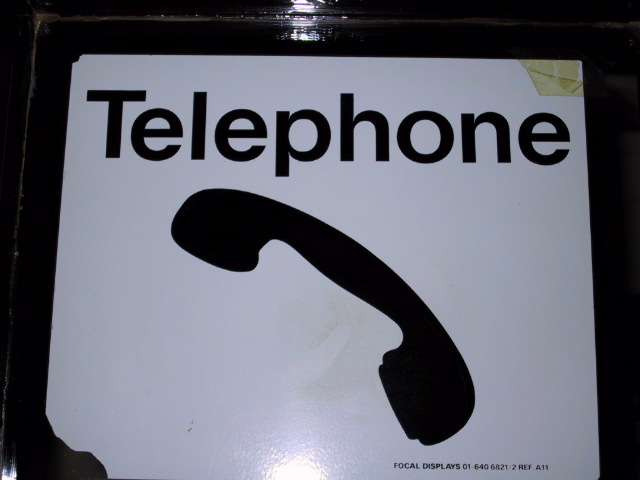
#> input picture data/test.jpg, 640 x 480 px, found by its file name
$ python testmodel.py
#> lines starting #> are read from the running program, lines starting #| are printed output that depends on the picture

import cv2
import numpy as np
img = cv2.imread('test.jpg')
#> img is the input picture: shape (480, 640, 3); mean B, G, R 113.5, 102.1, 100.3
img = cv2.resize(img,(512,512))
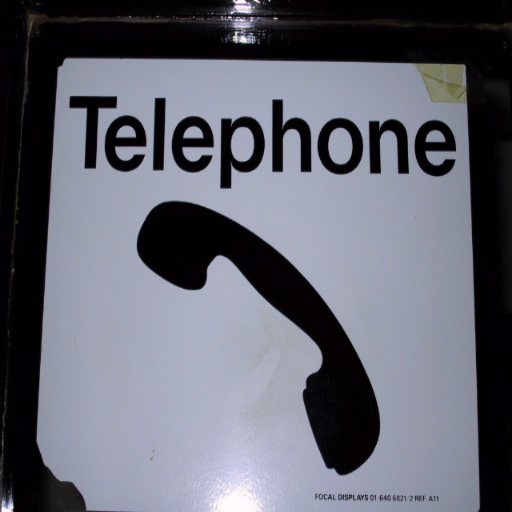
#> img: shape (512, 512, 3); mean B, G, R 113.4, 102.1, 100.2

img = np.expand_dims(img, axis=0)
print(img.shape)
#| (1, 512, 512, 3)

$ run again, with data/dog.jpg copied over data/test.jpg
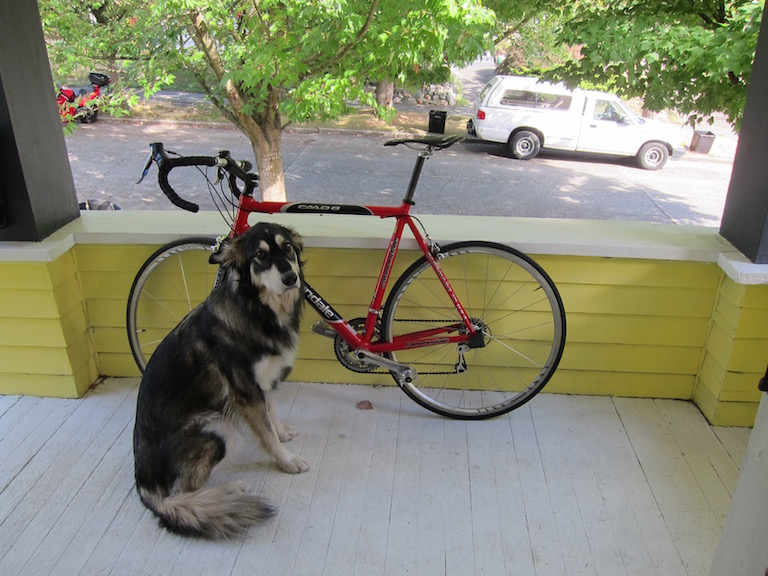
#> input picture data/dog.jpg, 768 x 576 px, found by its file name
#> img is the input picture: shape (576, 768, 3); mean B, G, R 114.1, 135.7, 134.4
#> `img = cv2.resize(img,(512,512))`:
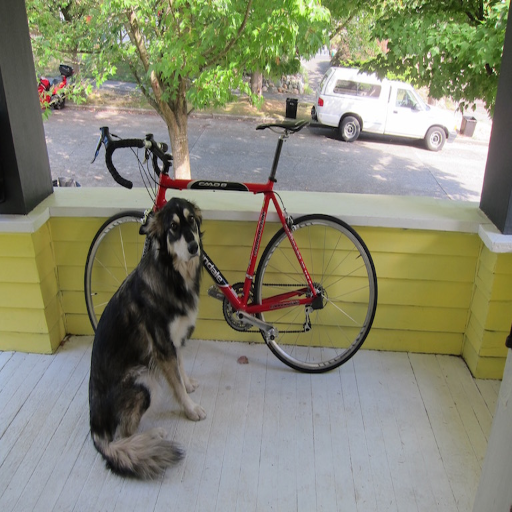
#> img: shape (512, 512, 3); mean B, G, R 114, 135.6, 134.3
#| (1, 512, 512, 3)
